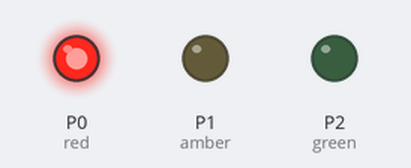
A program run on a simulated BBC micro:bit running MicroPython. Shown: output pins drawn as LEDs (lit = HIGH).

Above: at 2.5 s.
At 5.7 s:
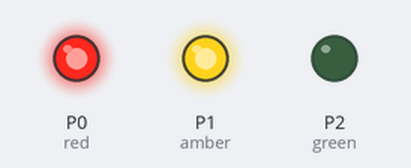
At 9.0 s:
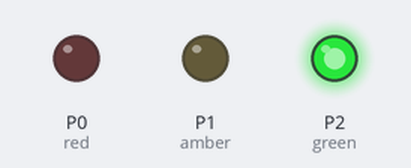
At 12.7 s:
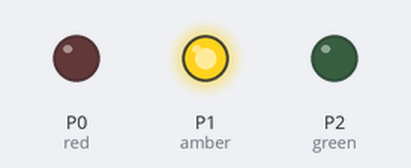
Timing chart, 0 to 18.2 s (numbered marks = the images above):
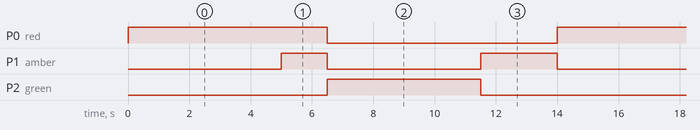

The program:

traffic.py
```python
from microbit import *

red  = pin0
amber= pin1
green= pin2

red_green_time=5000
red_amber_time=1500
amber_time=2500

while True:

    red.write_digital(1)
    sleep(red_green_time)

    amber.write_digital(1)
    sleep(red_amber_time)

    red.write_digital(0)
    amber.write_digital(0)
    green.write_digital(1)
    sleep(red_green_time)

    green.write_digital(0)
    amber.write_digital(1)
    sleep(amber_time)

    amber.write_digital(0)
```

Measured:
- by itself, P0 (red): alternates HIGH for 6.5 s and LOW for 7.5 s
- by itself, P1 (amber): repeats every 14.0 s: LOW 5.0 s, HIGH 2.5 s, LOW 5.0 s, HIGH 1.5 s
- by itself, P2 (green): alternates HIGH for 5.0 s and LOW for 9.0 s
